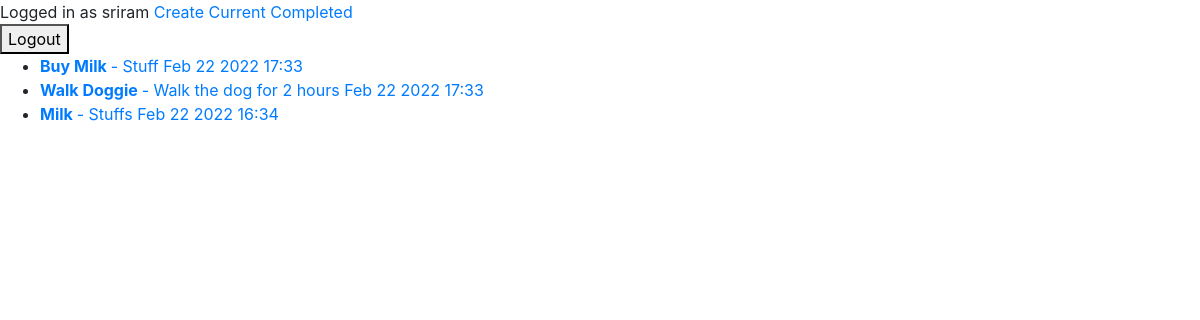
The app's page /completed/ (signed in) with its own data.
### todo/models.py (models this page shows, shortened)
class ToDo(models.Model):
    title = models.CharField(max_length=100)
    memo = models.TextField(blank=True)
    created = models.DateTimeField(auto_now_add = True)
    datecompleted = models.DateTimeField(null=True,blank = True)
    prioritize = models.BooleanField(default=False)
    user = models.ForeignKey(User,on_delete=models.CASCADE)

### todo/views.py (the view)
# urls.py: path('completed/', views.completedtodos, name='completedtodos' ),
@login_required
def completedtodos(request):
    todos = ToDo.objects.filter(user = request.user, datecompleted__isnull=False).order_by('-datecompleted')
    return render(request,'todo/completedtodos.html', {'todos':todos})

### todo/templates/todo/completedtodos.html
{% extends 'todo/base.html' %}
{% block content%}
<ul>
    {% for todo in todos %}
    <li>
    <a href="{% url 'viewtodo' todo.id %}">
    {% if todo.prioritize %} <b> {% endif%}{{ todo.title }} {% if todo.prioritize %} </b> {% endif%} {% if todo.memo %} - {{ todo.memo }}{% endif%} {{ todo.datecompleted|date:'M j Y H:i' }}
    </a>
    </li>
    {% endfor %}
    </ul>
{% endblock %}

### todo/templates/todo/base.html (shortened to what this page needs)
<!doctype html>
<html lang="en">
  <head>
    <link rel="stylesheet" href="https://cdn.jsdelivr.net/npm/bootstrap@4.0.0/dist/css/bootstrap.min.css">
  </head>
  <body>
{% if user.is_authenticated %}
Logged in as  {{ user.username }}
<a href="{% url 'createtodo' %}">Create</a>
<a href="{% url 'currenttodos' %}">Current</a>
<a href="{% url 'completedtodos' %}">Completed</a>
<form action = "{% url 'logoutuser' %}" method="POST">
    <button type ="submit">Logout</button>
</form>
{% else %}
<a href = "{% url 'signupuser' %}">Sign up</a>
<a href = "{% url 'loginuser' %}">Login</a>
{% endif %}
{% block content %}{% endblock %}
</body>
</html>

### records on screen
ToDo: title "Buy Milk", memo "Stuff", datecompleted "Feb 22 2022 17:33"
ToDo: title "Walk Doggie", memo "Walk the dog for 2 hours", datecompleted "Feb 22 2022 17:33"
ToDo: title "Milk", memo "Stuffs", datecompleted "Feb 22 2022 16:34"

### other values on screen
{{ user.username }} "sriram"
